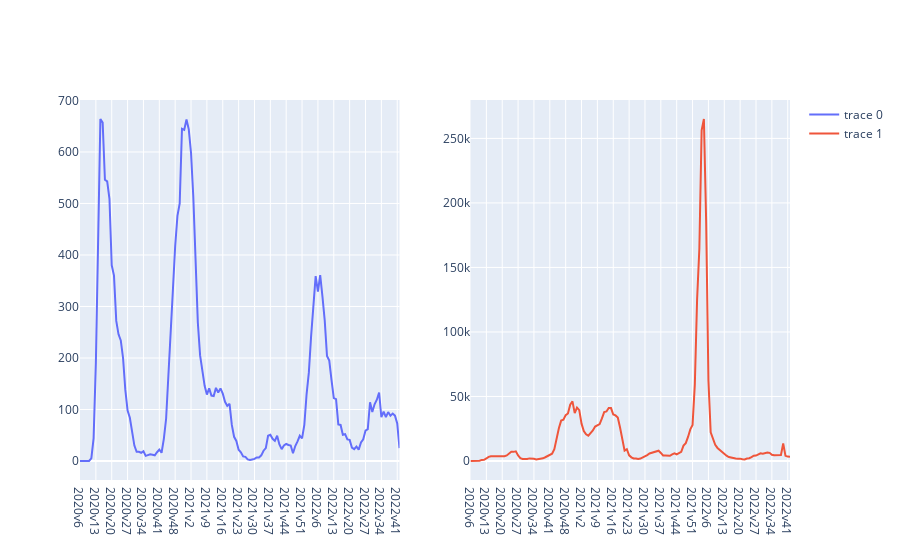

Notebook source saved alongside this figure:
### Markdown cell above
#### using plotly

### Code cell
import plotly_express as px
from plotly.subplots import make_subplots
import plotly.graph_objects as go

#inpired from
#https://stackoverflow.com/questions/71900635/how-to-create-subplots-in-plotly-express
#https://plotly.com/python/subplots/

"""Its not possible to plot subplots with plotly_express from my understanding so far, but using make_plots from plotly.subplots can assist in doing so by adding data from px.line to the grap
graph_object
"""
fig = make_subplots(rows=1, cols=2)
trace1 = px.line(weekly_data_kingdom, x='week',
                 y='Antal_avlidna_vecka', animation_group='veckonummer')
trace2 = px.line(weekly_data_kingdom, x='week',
                 y='Antal_fall_vecka', animation_group='veckonummer')

fig.add_trace(go.Scatter(
    mode='lines', x=trace1.data[0]['x'], y=trace1.data[0]['y']), row=1, col=1)
fig.add_trace(go.Scatter(
    mode='lines', x=trace2.data[0]['x'], y=trace2.data[0]['y']), row=1, col=2)
fig.show()

### Figure 1 — Plotly figure (JSON) as saved in the notebook; plotly's stock layout.template omitted (floating-point values rounded to 4 significant figures; data arrays with more than 128 entries replaced by an {"elided": "..."} marker saying what was removed)
{"data": [{"mode": "lines", "type": "scatter", "x": {"elided": "142 str values"}, "xaxis": "x", "y": {"elided": "142 int values"}, "yaxis": "y"}, {"mode": "lines", "type": "scatter", "x": {"elided": "142 str values"}, "xaxis": "x2", "y": {"elided": "142 int values"}, "yaxis": "y2"}], "layout": {"xaxis": {"anchor": "y", "domain": [0, 0.45]}, "xaxis2": {"anchor": "y2", "domain": [0.55, 1]}, "yaxis": {"anchor": "x", "domain": [0, 1]}, "yaxis2": {"anchor": "x2", "domain": [0, 1]}}}
